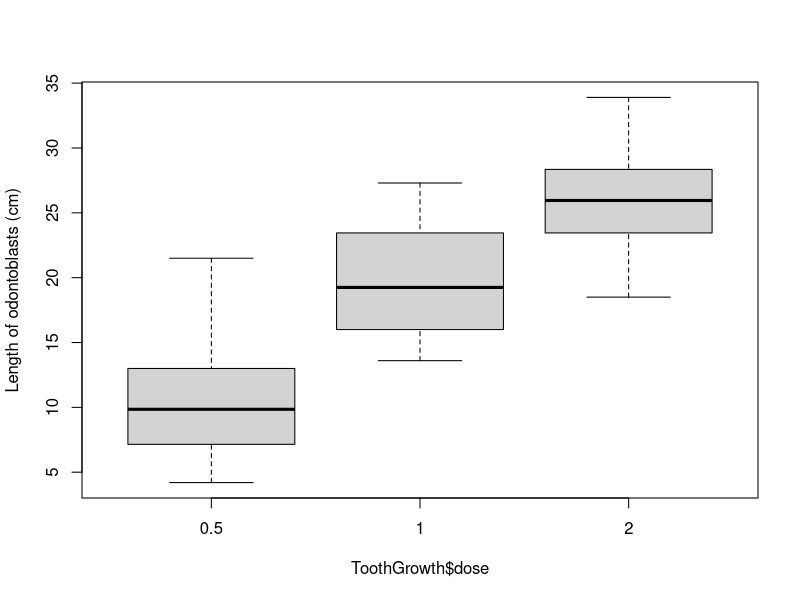

This chart was generated by the following R code:
## ---- chunk 1
library(knitr)
opts_chunk$set(fig.align="center", fig.height=5, fig.width=10)
## ---- chunk 2
head(ToothGrowth)
## ---- chunk 3
fit<-lm(len~dose,data=ToothGrowth)
anova(fit)
## ---- chunk 4
# dose_0.5<-ToothGrowth$len[ToothGrowth$dose=='0.5']
# dose_1<-ToothGrowth$len[ToothGrowth$dose=='1']
# dose_2<-ToothGrowth$len[ToothGrowth$dose=='2']
# boxplot(dose_0.5,dose_1,dose_2,names = c('0.5 mg/day','1 mg/day','2 mg/day'))
# 

boxplot(ToothGrowth$len ~ ToothGrowth$dose,ylab="Length of odontoblasts (cm)")
## ---- chunk 5

dose_0.5<-ToothGrowth$len[ToothGrowth$dose=='0.5']
dose_1<-ToothGrowth$len[ToothGrowth$dose=='1']
dose_2<-ToothGrowth$len[ToothGrowth$dose=='2']
t.test(dose_0.5,dose_2)
